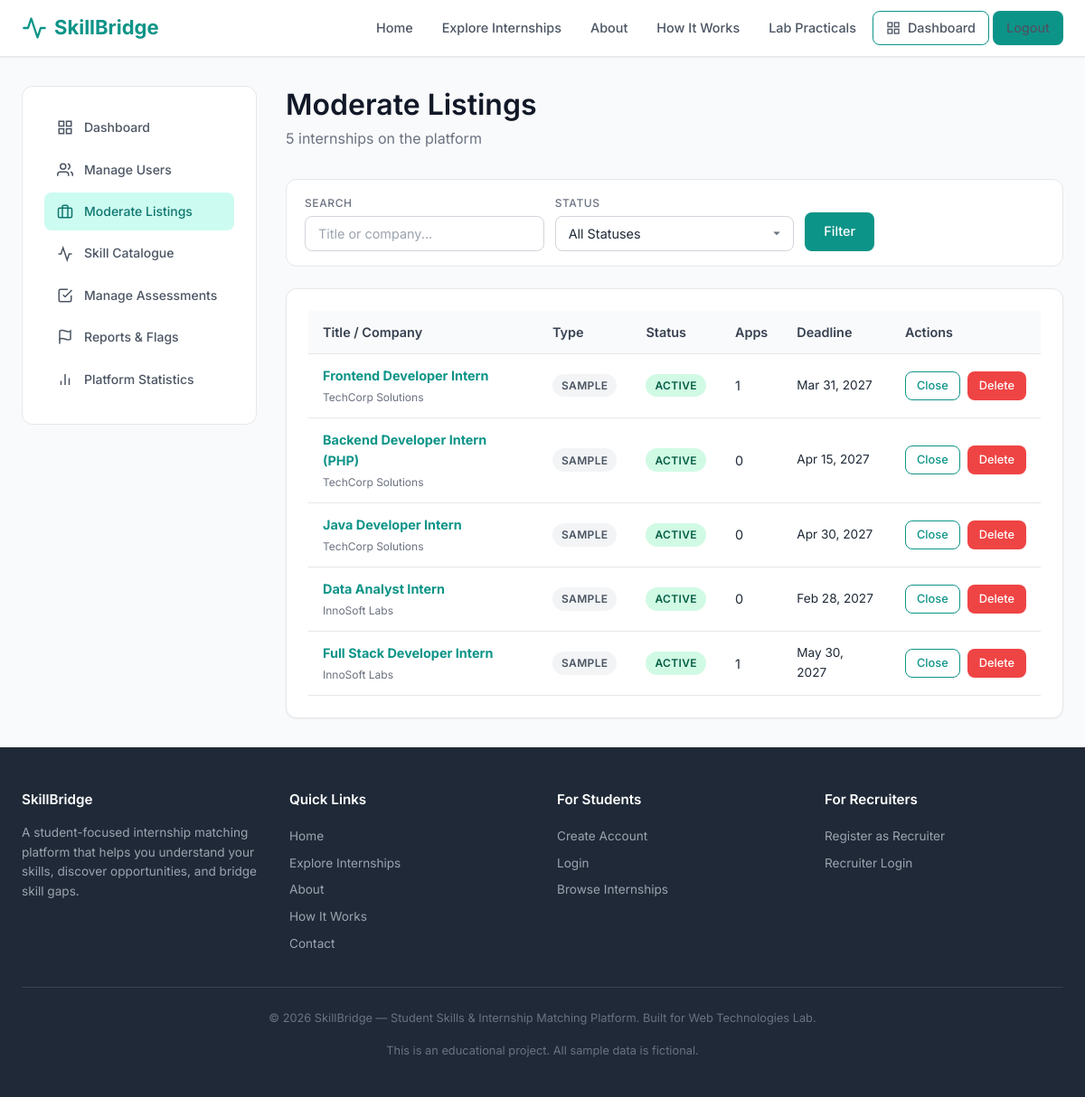
Page /admin/internships.php (signed in) on the committed database.
### tables this page shows
CREATE TABLE internships (
    id INT AUTO_INCREMENT PRIMARY KEY,
    recruiter_profile_id INT NOT NULL,
    title VARCHAR(200) NOT NULL,
    description TEXT NOT NULL,
    responsibilities TEXT DEFAULT NULL,
    eligibility TEXT DEFAULT NULL,
    eligible_degrees VARCHAR(255) DEFAULT NULL,     
    eligible_branches VARCHAR(255) DEFAULT NULL,    
    min_graduation_year INT DEFAULT NULL,
    max_graduation_year INT DEFAULT NULL,
    location VARCHAR(150) DEFAULT NULL,
    work_mode ENUM('remote', 'hybrid', 'onsite') DEFAULT 'remote',
    stipend_min INT DEFAULT 0,
    stipend_max INT DEFAULT 0,
    is_paid TINYINT(1) DEFAULT 1,
    duration VARCHAR(100) DEFAULT NULL,
    openings INT DEFAULT 1,
    application_instructions TEXT DEFAULT NULL,
    start_date DATE DEFAULT NULL,
    application_deadline DATE DEFAULT NULL,
    status ENUM('draft', 'active', 'closed', 'expired') DEFAULT 'active',
    career_category VARCHAR(100) DEFAULT NULL,
    is_sample TINYINT(1) DEFAULT 0,    
    created_at TIMESTAMP DEFAULT CURRENT_TIMESTAMP,
    updated_at TIMESTAMP DEFAULT CURRENT_TIMESTAMP ON UPDATE CURRENT_TIMESTAMP,
    FOREIGN KEY (recruiter_profile_id) REFERENCES recruiter_profiles(id) ON DELETE CASCADE,
    INDEX idx_status (status),
    INDEX idx_deadline (application_deadline),
    INDEX idx_career (career_category)
);

CREATE TABLE recruiter_profiles (
    id INT AUTO_INCREMENT PRIMARY KEY,
    user_id INT NOT NULL,
    company_name VARCHAR(200) DEFAULT NULL,
    company_website VARCHAR(255) DEFAULT NULL,
    company_description TEXT DEFAULT NULL,
    company_logo_path VARCHAR(255) DEFAULT NULL,
    industry VARCHAR(100) DEFAULT NULL,
    company_size VARCHAR(50) DEFAULT NULL,
    location VARCHAR(150) DEFAULT NULL,
    phone VARCHAR(20) DEFAULT NULL,
    created_at TIMESTAMP DEFAULT CURRENT_TIMESTAMP,
    updated_at TIMESTAMP DEFAULT CURRENT_TIMESTAMP ON UPDATE CURRENT_TIMESTAMP,
    UNIQUE KEY uk_user (user_id),
    FOREIGN KEY (user_id) REFERENCES users(id) ON DELETE CASCADE
);

### includes/functions.php (called while the page is built, shortened)
<?php
function e(?string $str): string {
    return htmlspecialchars($str ?? '', ENT_QUOTES, 'UTF-8');
}
function cleanInput(?string $str): string {
    return trim(strip_tags($str));
}
function formatDate(?string $date, string $format = 'M d, Y'): string {
    $timestamp = strtotime($date);
    return $timestamp ? date($format, $timestamp) : 'N/A';
}

### admin/internships.php (the view, shortened to what this page needs)
<?php
require_once __DIR__ . '/../includes/functions.php';
$db = getDB();
$search = cleanInput($_GET['search'] ?? '');
$where = ['1=1'];
$params = [];
$whereSQL = implode(' AND ', $where);
$stmt = $db->prepare("SELECT i.*, rp.company_name, (SELECT COUNT(*) FROM applications WHERE internship_id=i.id) AS app_count FROM internships i JOIN recruiter_profiles rp ON rp.id = i.recruiter_profile_id WHERE $whereSQL ORDER BY i.created_at DESC");
$stmt->execute($params);
$internships = $stmt->fetchAll();
include __DIR__ . '/../includes/header.php';
?>
<div class="main-content">
<div class="container">
    <div class="dashboard-layout">
        <?php include __DIR__ . '/sidebar.php'; ?>
        <div>
            <div class="page-header">
                <h1>Moderate Listings</h1>
                <p><?php echo count($internships); ?> internships on the platform</p>
            </div>
            <form class="filters-bar" method="GET">
                <div class="form-group">
                    <label>Search</label>
                    <input type="text" name="search" class="form-control" value="<?php echo e($search); ?>" placeholder="Title or company...">
                </div>
                <div class="form-group">
                    <label>Status</label>
                    <select name="status" class="form-control">
                        <option value="">All Statuses</option>
                    </select>
                </div>
                <div class="form-group">
                    <button type="submit" class="btn btn-primary">Filter</button>
                </div>
            </form>
            <div class="card">
                <div class="table-responsive">
                    <table>
                        <thead>
                            <tr>
                                <th>Title / Company</th>
                                <th>Type</th>
                                <th>Status</th>
                                <th>Apps</th>
                                <th>Deadline</th>
                                <th>Actions</th>
                            </tr>
                        </thead>
                        <tbody>
                            <?php foreach ($internships as $i): ?>
                            <tr>
                                <td>
                                    <a href="/wtproject/internship-details.php?id=<?php echo $i['id']; ?>" target="_blank">
                                        <strong><?php echo e($i['title']); ?></strong>
                                    </a><br>
                                    <span class="text-xs text-muted"><?php echo e($i['company_name']); ?></span>
                                </td>
                                <td>
                                    <?php if ($i['is_sample']): ?>
                                    <span class="badge badge-secondary">Sample</span>
                                    <?php else: ?>
                                    <span class="badge badge-info">Verified</span>
                                    <?php endif; ?>
                                </td>
                                <td>
                                    <span class="badge badge-<?php echo $i['status']==='active'?'success':($i['status']==='draft'?'secondary':'danger'); ?>">
                                        <?php echo ucfirst($i['status']); ?>
                                    </span>
                                </td>
                                <td><?php echo (int)$i['app_count']; ?></td>
                                <td class="text-sm"><?php echo formatDate($i['application_deadline']); ?></td>
                                <td>
                                    <div class="d-flex gap-1">
                                        <?php if ($i['status'] === 'active'): ?>
                                        <form method="POST" style="display:inline;">
                                            <button type="submit" class="btn btn-sm btn-outline">Close</button>
                                        </form>
                                        <?php endif; ?>
                                        <form method="POST" style="display:inline;" onsubmit="return confirm('Permanently delete this listing?')">
                                            <button type="submit" class="btn btn-sm btn-danger">Delete</button>
                                        </form>
                                    </div>
                                </td>
                            </tr>
                            <?php endforeach; ?>
                        </tbody>
                    </table>
                </div>
            </div>
        </div>
    </div>
</div>
</div>
<?php include __DIR__ . '/../includes/footer.php'; ?>

### rows in the picture
internships: title "Frontend Developer Intern", recruiter_profile.company_name "TechCorp Solutions", is_sample "SAMPLE", status "ACTIVE", app_count "1", application_deadline "Mar 31, 2027"
internships: title "Backend Developer Intern (PHP)", recruiter_profile.company_name "TechCorp Solutions", is_sample "SAMPLE", status "ACTIVE", app_count "0", application_deadline "Apr 15, 2027"
internships: title "Java Developer Intern", recruiter_profile.company_name "TechCorp Solutions", is_sample "SAMPLE", status "ACTIVE", app_count "0", application_deadline "Apr 30, 2027"
internships: title "Data Analyst Intern", recruiter_profile.company_name "InnoSoft Labs", is_sample "SAMPLE", status "ACTIVE", app_count "0", application_deadline "Feb 28, 2027"
internships: title "Full Stack Developer Intern", recruiter_profile.company_name "InnoSoft Labs", is_sample "SAMPLE", status "ACTIVE", app_count "1", application_deadline "May 30, 2027"

### other values in the picture
$l[1] "Dashboard"
$l[1] "Manage Users"
$l[1] "Moderate Listings"
$l[1] "Skill Catalogue"
$l[1] "Manage Assessments"
$l[1] "Reports & Flags"
$l[1] "Platform Statistics"
count($internships) "5"
